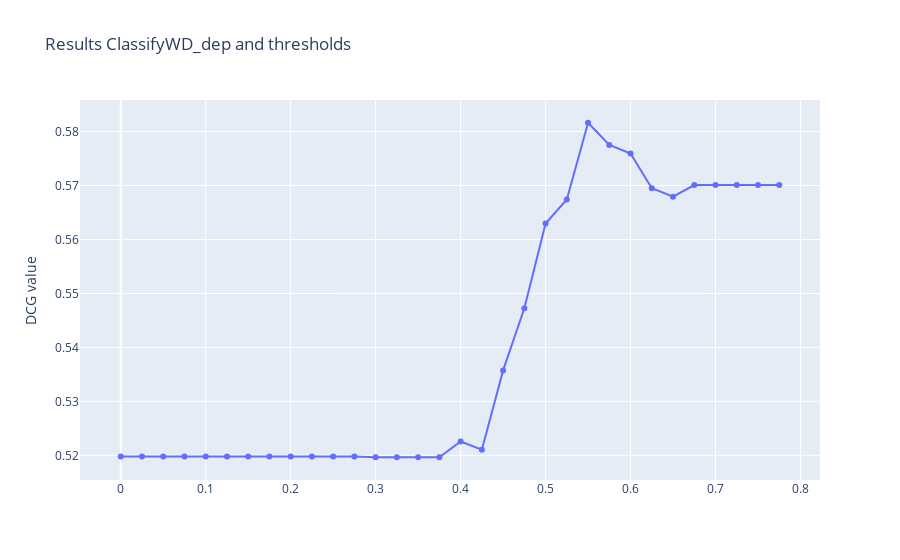

Write notebook code for a chart like this one.
### Code cell
import pandas as pd
from plotly import graph_objects as go

df = pd.read_csv('results.csv')

df['proba_threshold'] = [float(row.split(';')[0])/1000 for row in df['score;nDCG']]
df['nDCG5'] = [float(row.split(';')[1]) for row in df['score;nDCG']]

df=df.iloc[:, 1:]
df.sort_values('nDCG5', ascending=False)

fig3 = go.Figure(
        data=[
            go.Scatter(
                name="classifyWD_dep",
                x=df['proba_threshold'],
                y=df['nDCG5'],
                mode='lines+markers',
                #offsetgroup=0,
            )
        ],
        layout=go.Layout(
            title="Results ClassifyWD_dep and thresholds",
            yaxis_title="DCG value"
        )
    )
fig3.show()

### Figure 1 — Plotly figure (JSON) as saved in the notebook; plotly's stock layout.template omitted (floating-point values rounded to 4 significant figures)
{"data": [{"mode": "lines+markers", "name": "classifyWD_dep", "type": "scatter", "x": [0, 0.025, 0.05, 0.075, 0.1, 0.125, 0.15, 0.175, 0.2, 0.225, 0.25, 0.275, 0.3, 0.325, 0.35, 0.375, 0.4, 0.425, 0.45, 0.475, 0.5, 0.525, 0.55, 0.575, 0.6, 0.625, 0.65, 0.675, 0.7, 0.725, 0.75, 0.775], "y": [0.5198, 0.5198, 0.5198, 0.5198, 0.5198, 0.5198, 0.5198, 0.5198, 0.5198, 0.5198, 0.5198, 0.5198, 0.5197, 0.5197, 0.5197, 0.5197, 0.5226, 0.5211, 0.5357, 0.5473, 0.5629, 0.5674, 0.5816, 0.5775, 0.5759, 0.5695, 0.5679, 0.5701, 0.5701, 0.5701, 0.5701, 0.5701]}], "layout": {"title": {"text": "Results ClassifyWD_dep and thresholds"}, "yaxis": {"title": {"text": "DCG value"}}}}
